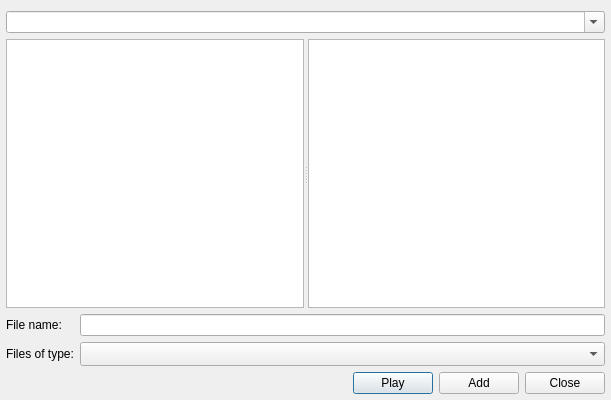
<?xml version="1.0" encoding="UTF-8"?>
<ui version="4.0">
 <class>TwoPanelFileDialog</class>
 <widget class="QDialog" name="TwoPanelFileDialog">
  <property name="geometry">
   <rect>
    <x>0</x>
    <y>0</y>
    <width>611</width>
    <height>400</height>
   </rect>
  </property>
  <property name="windowTitle">
   <string>Add Files</string>
  </property>
  <layout class="QVBoxLayout" name="verticalLayout">
   <property name="leftMargin">
    <number>6</number>
   </property>
   <property name="rightMargin">
    <number>6</number>
   </property>
   <property name="bottomMargin">
    <number>6</number>
   </property>
   <item>
    <widget class="QComboBox" name="lookInComboBox">
     <property name="sizePolicy">
      <sizepolicy hsizetype="Preferred" vsizetype="Fixed">
       <horstretch>1</horstretch>
       <verstretch>0</verstretch>
      </sizepolicy>
     </property>
     <property name="editable">
      <bool>true</bool>
     </property>
    </widget>
   </item>
   <item>
    <widget class="QSplitter" name="splitter">
     <property name="sizePolicy">
      <sizepolicy hsizetype="Expanding" vsizetype="Expanding">
       <horstretch>0</horstretch>
       <verstretch>0</verstretch>
      </sizepolicy>
     </property>
     <property name="orientation">
      <enum>Qt::Horizontal</enum>
     </property>
     <widget class="QListView" name="dirListView">
      <property name="editTriggers">
       <set>QAbstractItemView::NoEditTriggers</set>
      </property>
      <property name="selectionBehavior">
       <enum>QAbstractItemView::SelectRows</enum>
      </property>
     </widget>
     <widget class="QListWidget" name="fileListWidget">
      <property name="editTriggers">
       <set>QAbstractItemView::NoEditTriggers</set>
      </property>
     </widget>
    </widget>
   </item>
   <item>
    <layout class="QGridLayout" name="gridLayout">
     <item row="0" column="0">
      <widget class="QLabel" name="label">
       <property name="text">
        <string>File name:</string>
       </property>
      </widget>
     </item>
     <item row="0" column="1">
      <widget class="QLineEdit" name="fileNameLineEdit"/>
     </item>
     <item row="1" column="0">
      <widget class="QLabel" name="label_3">
       <property name="text">
        <string>Files of type:</string>
       </property>
      </widget>
     </item>
     <item row="1" column="1">
      <widget class="QComboBox" name="fileTypeComboBox">
       <property name="sizePolicy">
        <sizepolicy hsizetype="Expanding" vsizetype="Fixed">
         <horstretch>0</horstretch>
         <verstretch>0</verstretch>
        </sizepolicy>
       </property>
       <property name="sizeAdjustPolicy">
        <enum>QComboBox::AdjustToMinimumContentsLengthWithIcon</enum>
       </property>
      </widget>
     </item>
    </layout>
   </item>
   <item>
    <layout class="QHBoxLayout" name="horizontalLayout">
     <item>
      <spacer name="horizontalSpacer">
       <property name="orientation">
        <enum>Qt::Horizontal</enum>
       </property>
       <property name="sizeHint" stdset="0">
        <size>
         <width>232</width>
         <height>20</height>
        </size>
       </property>
      </spacer>
     </item>
     <item>
      <widget class="QPushButton" name="playButton">
       <property name="text">
        <string>Play</string>
       </property>
      </widget>
     </item>
     <item>
      <widget class="QPushButton" name="addButton">
       <property name="sizePolicy">
        <sizepolicy hsizetype="Minimum" vsizetype="Fixed">
         <horstretch>0</horstretch>
         <verstretch>0</verstretch>
        </sizepolicy>
       </property>
       <property name="text">
        <string>Add</string>
       </property>
      </widget>
     </item>
     <item>
      <widget class="QPushButton" name="closeButton">
       <property name="sizePolicy">
        <sizepolicy hsizetype="Minimum" vsizetype="Fixed">
         <horstretch>0</horstretch>
         <verstretch>0</verstretch>
        </sizepolicy>
       </property>
       <property name="text">
        <string>Close</string>
       </property>
      </widget>
     </item>
    </layout>
   </item>
  </layout>
 </widget>
 <resources/>
 <connections>
  <connection>
   <sender>closeButton</sender>
   <signal>clicked()</signal>
   <receiver>TwoPanelFileDialog</receiver>
   <slot>reject()</slot>
   <hints>
    <hint type="sourcelabel">
     <x>459</x>
     <y>291</y>
    </hint>
    <hint type="destinationlabel">
     <x>153</x>
     <y>289</y>
    </hint>
   </hints>
  </connection>
 </connections>
</ui>
